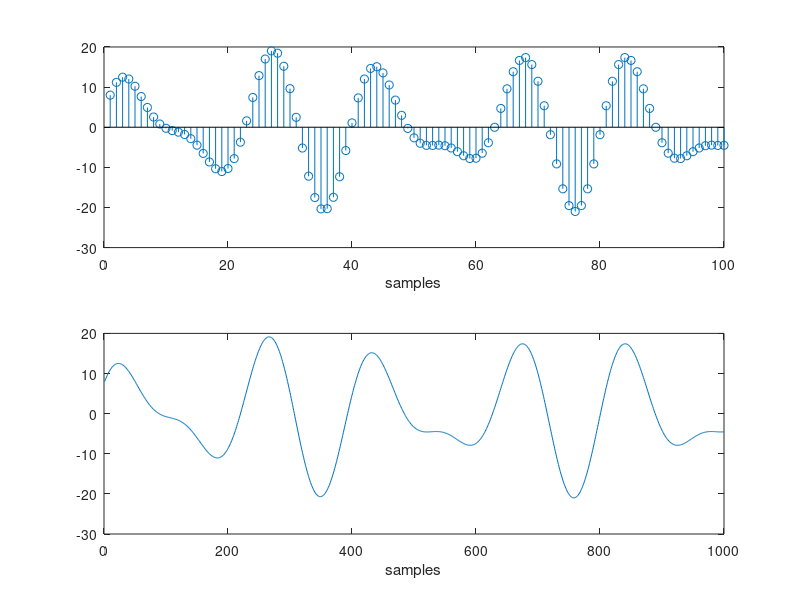
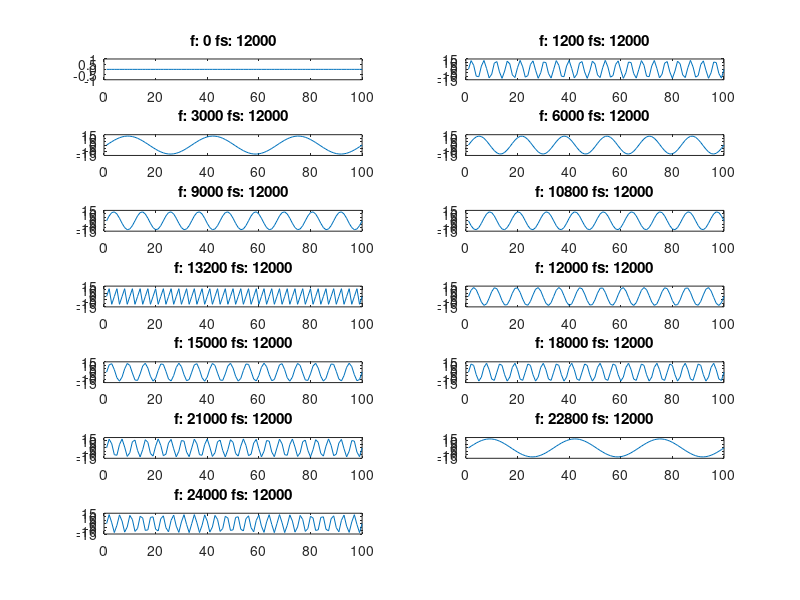
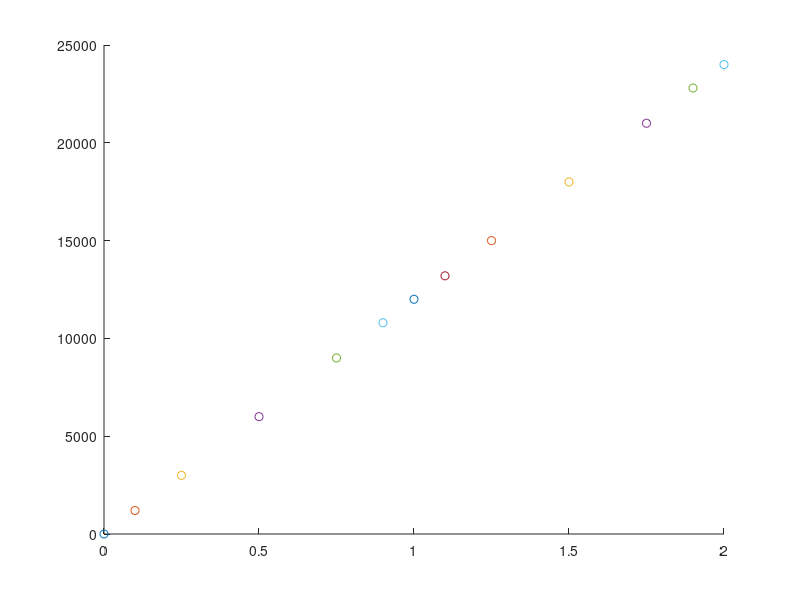

MATLAB code for these plots, in order:
clear all;

n = 100;
fs = 12000;
Ts = 1/fs
t = linspace(0, (n-1)*Ts, n);
Xt = 13*sin(2*pi*600*t) + 8*cos(2*pi*880*t);
figure(1);
subplot(2,1,1); stem(Xt); xlabel('samples');

t = linspace(0, (n-1)*Ts, n*10);
Xt = 13*sin(2*pi*600*t) + 8*cos(2*pi*880*t);
subplot(2,1,2); plot(Xt); xlabel('samples');

i = 3;
plotNr = 1;
for f = [0, 1200, 3000, 6000, 9000, 10800, 13200, 12000, 15000, 18000, 21000, 22800, 24000]
    t = linspace(0, 1000, 100);
    Yt = 13*sin(2*pi*f*t);
    figure(2);
    subplot(7,2,plotNr); plot(Yt);
    title(sprintf('f: %d fs: %d', f ,fs));
    plotNr = plotNr + 1;
end

for f = [0, 1200, 3000, 6000, 9000, 10800, 13200, 12000, 15000, 18000, 21000, 22800, 24000]
    F = f/fs;
    figure(3);
    hold on
    plot (F, f, '-o');
    hold off
end
